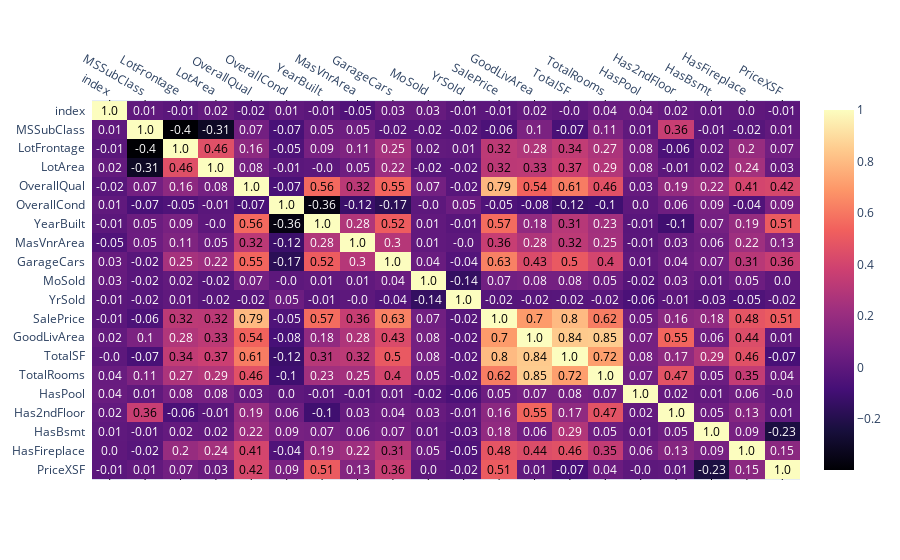

The code cell stored with this chart in its notebook:
### Markdown cell above
### New correlations analysis

### Code cell
corrMatrix(df_ok, 'magma')
